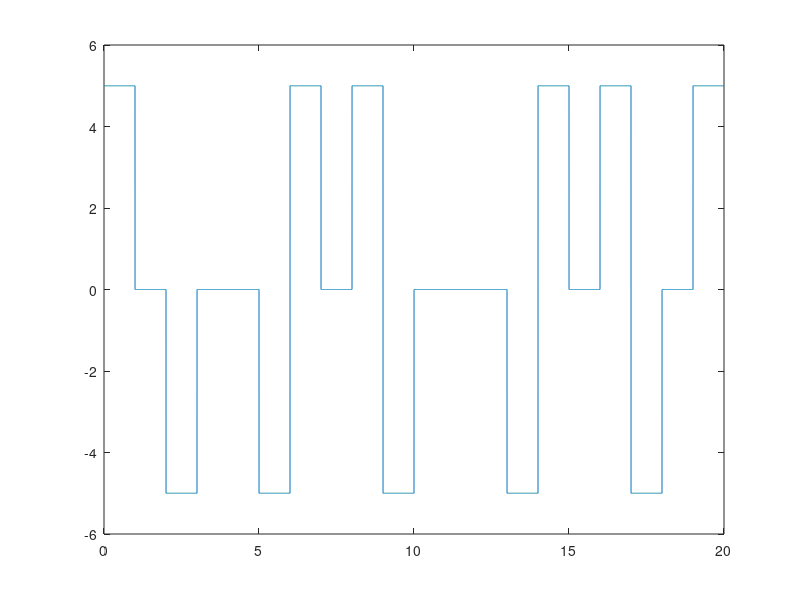

Source code (MATLAB):
clc;
clear all;
close all;

x = [ 1 0 1 0 0 0 0 0 0 0 0 0 0 0 0 0 0 0 0 1 ]
bitrate = 1;
V = 5;

count = 0;

for i = 1: length(x)
  if x(i) == 0
    count += 1;
  endif
  
  if count == 8
    count = 0;
    x(i) = 1;
    x(i-1) = -1;
    x(i-3) = 1;
    x(i-4) = -1;
  endif
  
endfor





F = 1000;
t = 0: 1/F: length(x)/bitrate;

mod = [];
index = 1;

v = -V;
if x(1) == 1
  v = -v;
endif

for i=1:length(t)
  
  if x(index) == 0
    mod(i) = 0;
  else
    mod(i) = v;
  endif

  
  if bitrate*t(i) >= index && index < length(x)
    index += 1;
    
    if x(index) == 1
      v = -v;
    endif
    
  endif
endfor

plot(t, mod);
xlim([0, length(x)/bitrate]);
ylim([-V-1, V+1]);

#### Demodulation
demod = [];
index = 1;

v = -V;
viol = 0;

for i=1:length(t)
  

  
  if bitrate*t(i) >= index
    index += 1;
    index;
    
    if viol == 0
      if mod(i) == 0
        demod(index-1) = 0;
    
      elseif mod(i) == -v
        demod(index-1) = 1;
        v = -v;
  
      else
        viol = 4;
        demod(index-1) = 0;      
      endif
      
    else
      demod(index-1) = 0;
      viol -= 1;
      
      
    endif 
  endif
  
endfor


demod
